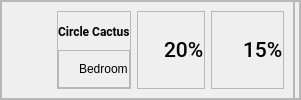
                 <widget class="QFrame" name="frame_8">
                  <property name="frameShape">
                   <enum>QFrame::StyledPanel</enum>
                  </property>
                  <property name="frameShadow">
                   <enum>QFrame::Raised</enum>
                  </property>
                  <layout class="QHBoxLayout" name="horizontalLayout_7">
                   <property name="spacing">
                    <number>0</number>
                   </property>
                   <property name="leftMargin">
                    <number>0</number>
                   </property>
                   <property name="topMargin">
                    <number>0</number>
                   </property>
                   <property name="rightMargin">
                    <number>0</number>
                   </property>
                   <property name="bottomMargin">
                    <number>0</number>
                   </property>
                   <item>
                    <widget class="QFrame" name="frame_10">
                     <property name="sizePolicy">
                      <sizepolicy hsizetype="Preferred" vsizetype="Preferred">
                       <horstretch>0</horstretch>
                       <verstretch>0</verstretch>
                      </sizepolicy>
                     </property>
                     <property name="frameShape">
                      <enum>QFrame::StyledPanel</enum>
                     </property>
                     <property name="frameShadow">
                      <enum>QFrame::Raised</enum>
                     </property>
                     <layout class="QHBoxLayout" name="horizontalLayout_18">
                      <item>
                       <widget class="QLabel" name="label_38">
                        <property name="minimumSize">
                         <size>
                          <width>40</width>
                          <height>40</height>
                         </size>
                        </property>
                        <property name="maximumSize">
                         <size>
                          <width>40</width>
                          <height>40</height>
                         </size>
                        </property>
                        <property name="text">
                         <string/>
                        </property>
                        <property name="pixmap">
                         <pixmap resource="resources.qrc">:/images/assets/images/001-plant.png</pixmap>
                        </property>
                        <property name="scaledContents">
                         <bool>true</bool>
                        </property>
                       </widget>
                      </item>
                      <item>
                       <widget class="QFrame" name="frame_18">
                        <property name="frameShape">
                         <enum>QFrame::StyledPanel</enum>
                        </property>
                        <property name="frameShadow">
                         <enum>QFrame::Raised</enum>
                        </property>
                        <layout class="QVBoxLayout" name="verticalLayout_12">
                         <property name="spacing">
                          <number>0</number>
                         </property>
                         <property name="leftMargin">
                          <number>0</number>
                         </property>
                         <property name="topMargin">
                          <number>0</number>
                         </property>
                         <property name="rightMargin">
                          <number>0</number>
                         </property>
                         <property name="bottomMargin">
                          <number>0</number>
                         </property>
                         <item>
                          <widget class="QLabel" name="label_39">
                           <property name="font">
                            <font>
                             <family>Roboto</family>
                             <weight>75</weight>
                             <bold>true</bold>
                            </font>
                           </property>
                           <property name="text">
                            <string>Circle Cactus</string>
                           </property>
                          </widget>
                         </item>
                         <item>
                          <widget class="QFrame" name="frame_19">
                           <property name="frameShape">
                            <enum>QFrame::StyledPanel</enum>
                           </property>
                           <property name="frameShadow">
                            <enum>QFrame::Raised</enum>
                           </property>
                           <layout class="QHBoxLayout" name="horizontalLayout_23">
                            <property name="spacing">
                             <number>0</number>
                            </property>
                            <property name="leftMargin">
                             <number>0</number>
                            </property>
                            <property name="topMargin">
                             <number>0</number>
                            </property>
                            <property name="rightMargin">
                             <number>0</number>
                            </property>
                            <property name="bottomMargin">
                             <number>0</number>
                            </property>
                            <item>
                             <widget class="QLabel" name="label_52">
                              <property name="maximumSize">
                               <size>
                                <width>20</width>
                                <height>20</height>
                               </size>
                              </property>
                              <property name="text">
                               <string/>
                              </property>
                              <property name="pixmap">
                               <pixmap resource="resources.qrc">:/images/assets/images/map_point.png</pixmap>
                              </property>
                              <property name="scaledContents">
                               <bool>true</bool>
                              </property>
                             </widget>
                            </item>
                            <item alignment="Qt::AlignLeft">
                             <widget class="QLabel" name="label_53">
                              <property name="text">
                               <string>Bedroom</string>
                              </property>
                              <property name="scaledContents">
                               <bool>true</bool>
                              </property>
                             </widget>
                            </item>
                           </layout>
                          </widget>
                         </item>
                        </layout>
                       </widget>
                      </item>
                      <item>
                       <widget class="QFrame" name="frame_29">
                        <property name="frameShape">
                         <enum>QFrame::StyledPanel</enum>
                        </property>
                        <property name="frameShadow">
                         <enum>QFrame::Raised</enum>
                        </property>
                        <layout class="QHBoxLayout" name="horizontalLayout_19">
                         <property name="spacing">
                          <number>6</number>
                         </property>
                         <property name="leftMargin">
                          <number>0</number>
                         </property>
                         <property name="topMargin">
                          <number>0</number>
                         </property>
                         <property name="rightMargin">
                          <number>0</number>
                         </property>
                         <property name="bottomMargin">
                          <number>0</number>
                         </property>
                         <item>
                          <widget class="QLabel" name="label_40">
                           <property name="sizePolicy">
                            <sizepolicy hsizetype="Preferred" vsizetype="Preferred">
                             <horstretch>0</horstretch>
                             <verstretch>0</verstretch>
                            </sizepolicy>
                           </property>
                           <property name="minimumSize">
                            <size>
                             <width>20</width>
                             <height>35</height>
                            </size>
                           </property>
                           <property name="maximumSize">
                            <size>
                             <width>20</width>
                             <height>35</height>
                            </size>
                           </property>
                           <property name="text">
                            <string/>
                           </property>
                           <property name="pixmap">
                            <pixmap resource="resources.qrc">:/figma/assets/icons/figma/charging 2 (Traced).svg</pixmap>
                           </property>
                           <property name="scaledContents">
                            <bool>true</bool>
                           </property>
                          </widget>
                         </item>
                         <item>
                          <widget class="QLabel" name="label_31">
                           <property name="font">
                            <font>
                             <family>Roboto Medium</family>
                             <pointsize>16</pointsize>
                            </font>
                           </property>
                           <property name="text">
                            <string>20%</string>
                           </property>
                          </widget>
                         </item>
                        </layout>
                       </widget>
                      </item>
                      <item>
                       <widget class="QFrame" name="frame_30">
                        <property name="frameShape">
                         <enum>QFrame::StyledPanel</enum>
                        </property>
                        <property name="frameShadow">
                         <enum>QFrame::Raised</enum>
                        </property>
                        <layout class="QHBoxLayout" name="horizontalLayout_28">
                         <property name="spacing">
                          <number>6</number>
                         </property>
                         <property name="leftMargin">
                          <number>0</number>
                         </property>
                         <property name="topMargin">
                          <number>0</number>
                         </property>
                         <property name="rightMargin">
                          <number>0</number>
                         </property>
                         <property name="bottomMargin">
                          <number>0</number>
                         </property>
                         <item>
                          <widget class="QLabel" name="label_41">
                           <property name="minimumSize">
                            <size>
                             <width>25</width>
                             <height>32</height>
                            </size>
                           </property>
                           <property name="maximumSize">
                            <size>
                             <width>25</width>
                             <height>32</height>
                            </size>
                           </property>
                           <property name="text">
                            <string/>
                           </property>
                           <property name="pixmap">
                            <pixmap resource="resources.qrc">:/figma/assets/icons/figma/drop 2 (Traced).svg</pixmap>
                           </property>
                           <property name="scaledContents">
                            <bool>true</bool>
                           </property>
                          </widget>
                         </item>
                         <item>
                          <widget class="QLabel" name="label_32">
                           <property name="font">
                            <font>
                             <family>Roboto Medium</family>
                             <pointsize>16</pointsize>
                            </font>
                           </property>
                           <property name="text">
                            <string>15%</string>
                           </property>
                          </widget>
                         </item>
                        </layout>
                       </widget>
                      </item>
                     </layout>
                    </widget>
                   </item>
                   <item>
                    <widget class="QFrame" name="frame_28">
                     <property name="minimumSize">
                      <size>
                       <width>6</width>
                       <height>0</height>
                      </size>
                     </property>
                     <property name="maximumSize">
                      <size>
                       <width>6</width>
                       <height>16777215</height>
                      </size>
                     </property>
                     <property name="frameShape">
                      <enum>QFrame::StyledPanel</enum>
                     </property>
                     <property name="frameShadow">
                      <enum>QFrame::Raised</enum>
                     </property>
                    </widget>
                   </item>
                  </layout>
                 </widget>
